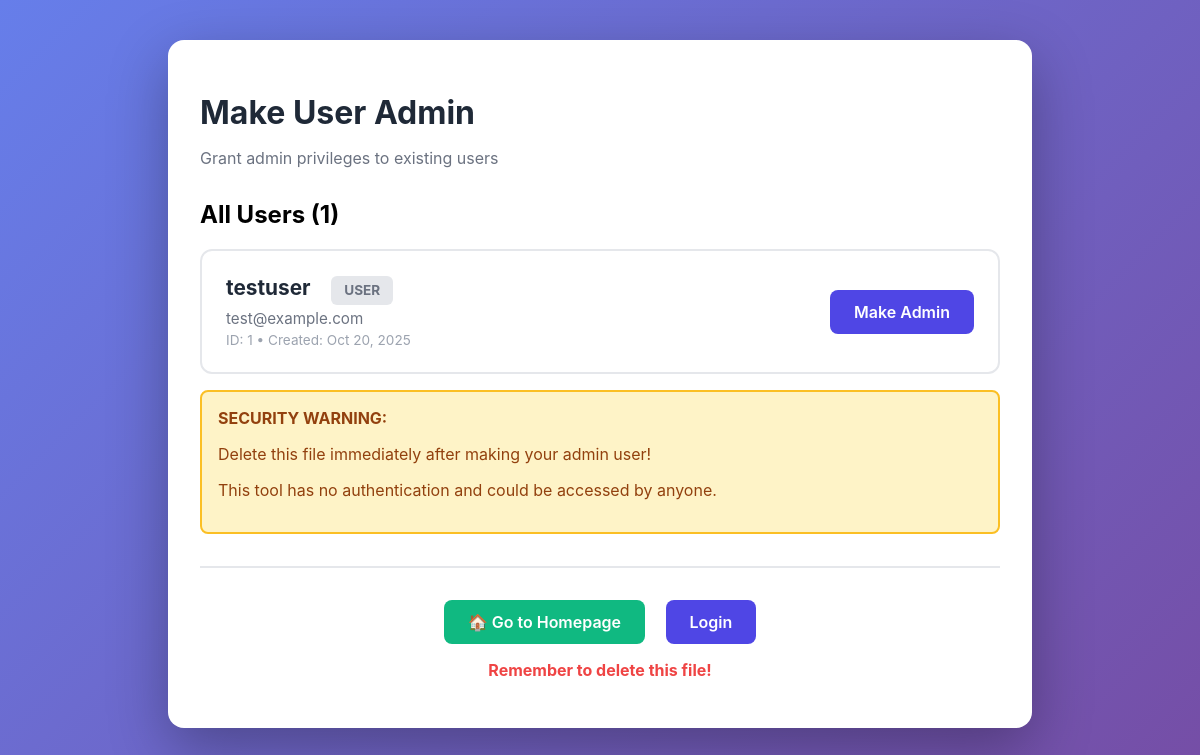
Page /make-user-admin.php on the committed database.
### tables this page shows
CREATE TABLE IF NOT EXISTS user (
    id INT AUTO_INCREMENT PRIMARY KEY,
    username VARCHAR(50) NOT NULL UNIQUE,
    email VARCHAR(100) NOT NULL UNIQUE,
    password VARCHAR(255) NOT NULL,
    role ENUM('user', 'admin') DEFAULT 'user',
    created_at TIMESTAMP DEFAULT CURRENT_TIMESTAMP,
    INDEX idx_email (email),
    INDEX idx_username (username)
);

### make-user-admin.php (the view, shortened to what this page needs)
<?php
echo "<!DOCTYPE html>
<html lang='en'>
<head>
</head>
<body>
    <div class='container'>";
echo "<h1>Make User Admin</h1>";
echo "<p class='subtitle'>Grant admin privileges to existing users</p>";
try {
    $db = getDB();
    $stmt = $db->query("SELECT id, username, email, role, created_at FROM user ORDER BY role DESC, created_at ASC");
    $users = $stmt->fetchAll();
    if (empty($users)) {
        echo "<div class='empty'>
            <h2>No Users Found</h2>
            <p>There are no users in the database yet.</p>
        </div>";
    } else {
        echo "<h2 style='margin-top: 2rem;'>All Users (" . count($users) . ")</h2>";
        foreach ($users as $user) {
            $isAdmin = $user['role'] === 'admin';
            $badgeClass = $isAdmin ? 'badge-admin' : 'badge-user';
            $badgeText = strtoupper($user['role']);
            echo "<div class='user-card'>
                <div class='user-info'>
                    <div class='user-name'>
                        " . htmlspecialchars($user['username']) . "
                        <span class='badge $badgeClass'>$badgeText</span>
                    </div>
                    <div class='user-email'>" . htmlspecialchars($user['email']) . "</div>
                    <div class='user-id'>ID: {$user['id']} • Created: " . date('M d, Y', strtotime($user['created_at'])) . "</div>
                </div>
                <div>";
            if ($isAdmin) {
                echo "<a href='?action=demote&user_id={$user['id']}' class='btn btn-danger' onclick='return confirm(\"Remove admin privileges from {$user['username']}?\")'>
                    Demote to User
                </a>";
            } else {
                echo "<a href='?action=promote&user_id={$user['id']}' class='btn btn-primary' onclick='return confirm(\"Make {$user['username']} an admin?\")'>
                    Make Admin
                </a>";
            }
            echo "</div>
            </div>";
        }
    }
} catch (PDOException $e) {
    echo "<div class='error'>Could not load users: " . htmlspecialchars($e->getMessage()) . "</div>";
}
echo "<div class='warning'>
    <strong>SECURITY WARNING:</strong>
    <p>Delete this file immediately after making your admin user!</p>
    <p>This tool has no authentication and could be accessed by anyone.</p>
</div>";
echo "<div class='footer'>
    <a href='index.php' class='btn btn-success'>🏠 Go to Homepage</a>
    <a href='pages/login.php' class='btn btn-primary' style='margin-left: 1rem;'>Login</a>
    <p style='margin-top: 1rem; color: #ef4444;'><strong>Remember to delete this file!</strong></p>
</div>";
echo "</div>
</body>
</html>";
?>

### make-user-admin.php (style rules this page uses)
body { font-family: -apple-system, BlinkMacSystemFont, 'Segoe UI', Roboto, Arial, sans-serif; background: linear-gradient(135deg, #667eea 0%, #764ba2 100%); padding: 2rem; min-height: 100vh; }
.container { max-width: 800px; margin: 0 auto; background: white; padding: 2rem; border-radius: 16px; box-shadow: 0 20px 60px rgba(0,0,0,0.3); }
h1 { color: #1f2937; margin-bottom: 0.5rem; font-size: 2rem; }
.subtitle { color: #6b7280; margin-bottom: 2rem; }
.user-card { border: 2px solid #e5e7eb; border-radius: 12px; padding: 1.5rem; margin: 1rem 0; display: flex; justify-content: space-between; align-items: center; transition: all 0.3s; }
.user-info { flex: 1; }
.user-name { font-size: 1.3rem; font-weight: 700; color: #1f2937; margin-bottom: 0.25rem; }
.user-email { color: #6b7280; font-size: 0.95rem; }
.user-id { color: #9ca3af; font-size: 0.85rem; margin-top: 0.25rem; }
.badge { display: inline-block; padding: 0.4rem 0.8rem; border-radius: 6px; font-size: 0.85rem; font-weight: 700; margin-left: 1rem; }
.badge-user { background: #e5e7eb; color: #6b7280; }
.btn { padding: 0.75rem 1.5rem; border: none; border-radius: 8px; font-weight: 600; cursor: pointer; font-size: 1rem; transition: all 0.2s; text-decoration: none; display: inline-block; }
.btn-primary { background: #4f46e5; color: white; }
.btn-success { background: #10b981; color: white; }
.warning { background: #fef3c7; color: #92400e; padding: 1rem; border-radius: 8px; margin: 1rem 0; border: 2px solid #fbbf24; }
.footer { margin-top: 2rem; padding-top: 2rem; border-top: 2px solid #e5e7eb; text-align: center; }

### rows in the picture
user: username "testuser", role "USER", email "test@example.com", id "1", created_at "Oct 20, 2025"

### other values in the picture
count($users) "1"
